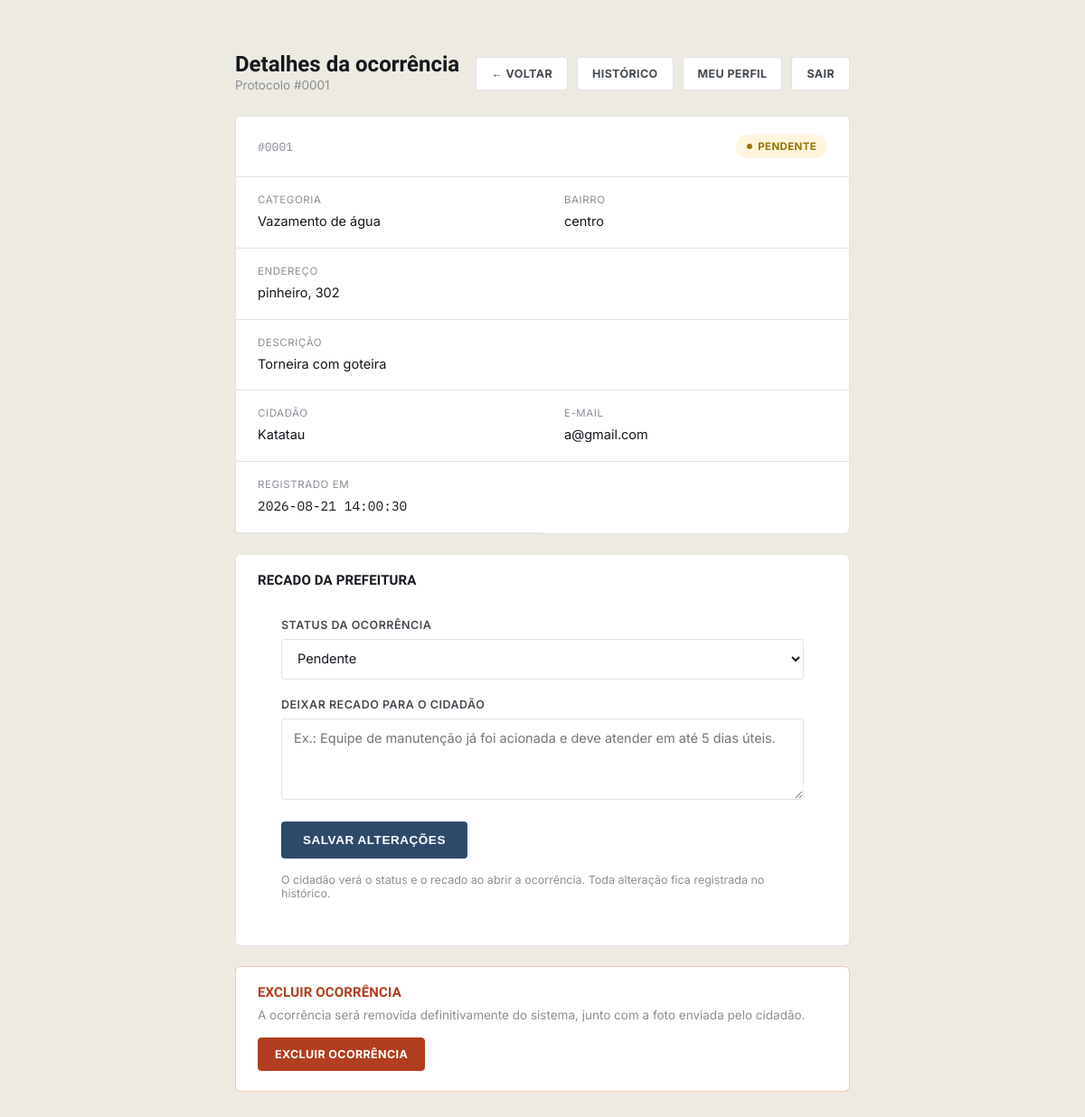
Before: /php/ocorrencia.php?id=1 (signed in) with the older database file.
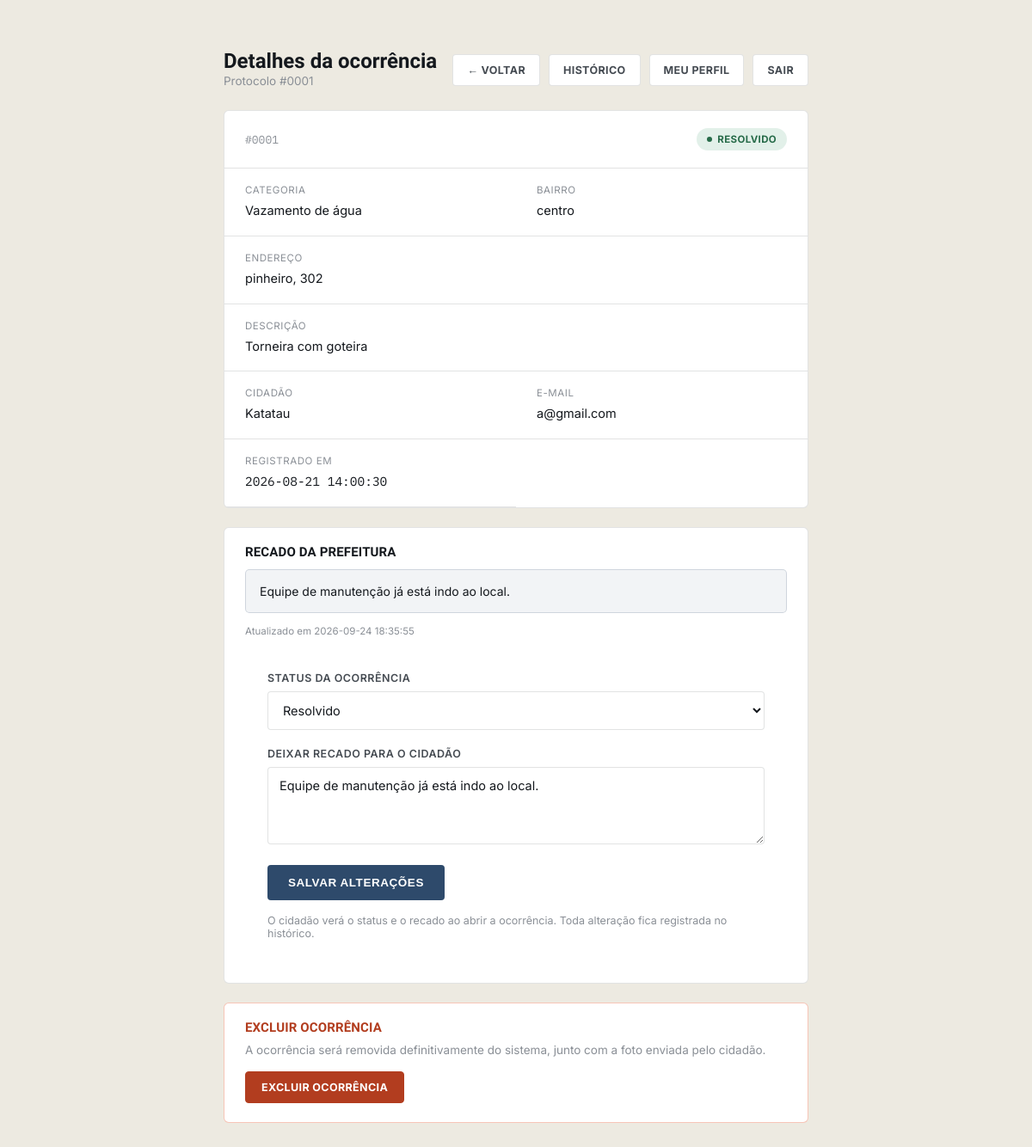
After: the same page with the newer database file.
### tables this page shows
CREATE TABLE `ocorrencias` (
  `id` int(11) NOT NULL,
  `usuario_id` int(11) NOT NULL,
  `categoria` varchar(80) NOT NULL,
  `bairro` varchar(120) NOT NULL,
  `endereco` varchar(200) NOT NULL,
  `descricao` text NOT NULL,
  `foto_path` varchar(255) DEFAULT NULL,
  `status` enum('pendente','em_analise','resolvido') NOT NULL DEFAULT 'pendente',
  `recado_adm` text DEFAULT NULL,
  `recado_atualizado_em` datetime DEFAULT NULL,
  `criado_em` datetime NOT NULL DEFAULT current_timestamp()
);

CREATE TABLE `usuarios` (
  `id` int(11) NOT NULL,
  `nome` varchar(150) NOT NULL,
  `email` varchar(150) NOT NULL,
  `senha_hash` varchar(255) NOT NULL,
  `aceite_lgpd` tinyint(1) NOT NULL DEFAULT 0,
  `criado_em` datetime NOT NULL DEFAULT current_timestamp(),
  `tipo` enum('cidadao','admin') NOT NULL DEFAULT 'cidadao'
);

### php/ocorrencia.php (the view, shortened to what this page needs)
<?php
require __DIR__ . '/config.php';
$ehAdmin = isset($_SESSION['tipo']) && $_SESSION['tipo'] === 'admin';
$voltarHref = $ehAdmin ? 'paineladm.php' : 'painel.php';
$id = isset($_GET['id']) ? (int) $_GET['id'] : 0;
$statusInfo = [
    'pendente'   => ['label' => 'Pendente',   'classe' => 'pendente'],
    'em_analise' => ['label' => 'Em análise', 'classe' => 'analise'],
    'resolvido'  => ['label' => 'Resolvido',  'classe' => 'resolvido'],
];
$stmt = $pdo->prepare('
    SELECT o.*, u.nome AS nome_cidadao, u.email AS email_cidadao
    FROM ocorrencias o
    JOIN usuarios u ON o.usuario_id = u.id
    WHERE o.id = ?
');
$stmt->execute([$id]);
$o = $stmt->fetch();
$info = $statusInfo[$o['status']];
$podeExcluir = $ehAdmin || $o['status'] === 'pendente';
?>
<!DOCTYPE html>
<html lang="pt-BR">
<head>
<link rel="stylesheet" href="../style.css">
</head>
<body style="background:var(--concrete);">
<div class="painel-wrap">
  <div class="painel-top">
    <div>
      <h1>Detalhes da ocorrência</h1>
      <div class="sub">Protocolo #<?= str_pad((string) $o['id'], 4, '0', STR_PAD_LEFT) ?></div>
    </div>
    <div class="painel-actions">
      <a class="btn-line" href="<?= htmlspecialchars($voltarHref) ?>">&larr; Voltar</a>
      <?php if ($ehAdmin): ?>
        <a class="btn-line" href="historico.php?ocorrencia=<?= $o['id'] ?>">Histórico</a>
      <?php endif; ?>
      <a class="btn-line" href="perfil.php">Meu perfil</a>
      <a class="btn-line" href="logout.php">Sair</a>
    </div>
  </div>
  <div class="detail-card">
    <div class="detail-head">
      <span class="proto">#<?= str_pad((string) $o['id'], 4, '0', STR_PAD_LEFT) ?></span>
      <span class="pill <?= $info['classe'] ?>"><?= $info['label'] ?></span>
    </div>
    <div class="detail-grid">
      <div class="detail-item">
        <div class="k">Categoria</div>
        <div class="v"><?= htmlspecialchars($o['categoria']) ?></div>
      </div>
      <div class="detail-item">
        <div class="k">Bairro</div>
        <div class="v"><?= htmlspecialchars($o['bairro']) ?></div>
      </div>
      <div class="detail-item full">
        <div class="k">Endereço</div>
        <div class="v"><?= htmlspecialchars($o['endereco']) ?></div>
      </div>
      <div class="detail-item full">
        <div class="k">Descrição</div>
        <div class="v"><?= nl2br(htmlspecialchars($o['descricao'])) ?></div>
      </div>
      <?php if ($ehAdmin): ?>
        <div class="detail-item">
          <div class="k">Cidadão</div>
          <div class="v"><?= htmlspecialchars($o['nome_cidadao']) ?></div>
        </div>
        <div class="detail-item">
          <div class="k">E-mail</div>
          <div class="v"><?= htmlspecialchars($o['email_cidadao']) ?></div>
        </div>
      <?php endif; ?>
      <div class="detail-item <?= $ehAdmin ? '' : 'full' ?>">
        <div class="k">Registrado em</div>
        <div class="v mono"><?= htmlspecialchars($o['criado_em']) ?></div>
      </div>
    </div>
  </div>
  <div class="recado-box">
    <h2>Recado da prefeitura</h2>
    <?php if (!empty($o['recado_adm'])): ?>
      <div class="recado-atual"><?= nl2br(htmlspecialchars($o['recado_adm'])) ?></div>
      <?php if (!empty($o['recado_atualizado_em'])): ?>
        <div class="recado-data">Atualizado em <?= htmlspecialchars($o['recado_atualizado_em']) ?></div>
      <?php endif; ?>
    <?php elseif (!$ehAdmin): ?>
      <p class="recado-vazio">Nenhum recado deixado pela prefeitura até o momento.</p>
    <?php endif; ?>
    <?php if ($ehAdmin): ?>
      <form class="plain-form" method="POST" action="ocorrencia.php?id=<?= $o['id'] ?>" style="margin-top:<?= empty($o['recado_adm']) ? '0' : '18px' ?>;">
        <div class="field">
          <label for="status">Status da ocorrência</label>
          <select id="status" name="status">
            <?php foreach ($statusInfo as $valor => $infoStatus): ?>
              <option value="<?= htmlspecialchars($valor) ?>" <?= $o['status'] === $valor ? 'selected' : '' ?>><?= htmlspecialchars($infoStatus['label']) ?></option>
            <?php endforeach; ?>
          </select>
        </div>
        <div class="field">
          <label for="recado">Deixar recado para o cidadão</label>
          <textarea id="recado" name="recado" placeholder="Ex.: Equipe de manutenção já foi acionada e deve atender em até 5 dias úteis."><?= htmlspecialchars(isset($o['recado_adm']) ? $o['recado_adm'] : '') ?></textarea>
        </div>
        <div class="submit-row">
          <button class="btn-solid" type="submit">Salvar alterações</button>
          <span class="form-note">O cidadão verá o status e o recado ao abrir a ocorrência. Toda alteração fica registrada no histórico.</span>
        </div>
      </form>
    <?php endif; ?>
  </div>
  <div class="excluir-box">
    <h2>Excluir ocorrência</h2>
    <?php if ($podeExcluir): ?>
      <p>
        <?= $ehAdmin
            ? 'A ocorrência será removida definitivamente do sistema, junto com a foto enviada pelo cidadão.'
            : 'Registrou por engano? Enquanto a prefeitura não começar a análise, você pode excluir esta ocorrência. A ação não pode ser desfeita.' ?>
      </p>
      <form method="POST" action="excluir.php" onsubmit="return confirm('Tem certeza que deseja excluir esta ocorrência? Essa ação não pode ser desfeita.');">
        <button class="btn-excluir" type="submit">Excluir ocorrência</button>
      </form>
    <?php else: ?>
      <p>Esta ocorrência já está em análise pela prefeitura e não pode mais ser excluída.</p>
    <?php endif; ?>
  </div>
</div>
</body>
</html>

### style.css (style rules this page uses)
:root { --asphalt:#14181D; --asphalt-2:#1D242B; --concrete:#EDEAE1; --concrete-2:#E1DCCF; --signal:#FFC53D; --signal-2:#F2A900; --municipal:#2E4A6B; --municipal-2:#3E6591; --alert:#E85A32; --ok:#3E9C6F; --ink:#14181D; --paper:#FBF9F4; --line: rgba(20,24,29,0.12); --line-light: rgba(251,249,244,0.16); }
* { box-sizing:border-box; margin:0; padding:0; }
html { scroll-behavior:smooth; }
body { background:var(--paper); color:var(--ink); font-family:'Inter', sans-serif; -webkit-font-smoothing:antialiased; overflow-x:hidden; }
h1,h2,h3,.display { font-family:'Big Shoulders Display', sans-serif; text-transform:uppercase; letter-spacing:0.01em; line-height:0.92; }
.mono { font-family:'IBM Plex Mono', monospace; }
a { color:inherit; }
.field { margin-bottom:20px; }
.field label { display:block; font-size:12.5px; font-weight:600; text-transform:uppercase; letter-spacing:0.04em; color:#454B52; margin-bottom:8px; }
.field select, .field textarea, .field input { width:100%; border:1px solid var(--line); border-radius:4px; padding:12px 13px; font-family:'Inter', sans-serif; font-size:14.5px; color:var(--ink); background:#fff; }
.field textarea { resize:vertical; min-height:90px; }
.submit-row { display:flex; align-items:center; gap:16px; margin-top:8px; flex-wrap:wrap; }
.btn-solid { background:var(--municipal); color:#fff; border:none; padding:13px 24px; border-radius:4px; font-size:13.5px; font-weight:700; text-transform:uppercase; letter-spacing:0.04em; cursor:pointer; transition:background .2s; }
.form-note { font-size:12.5px; color:#8A8F96; }
.pill { justify-self:start; font-size:11.5px; font-weight:700; text-transform:uppercase; letter-spacing:0.03em; padding:6px 12px; border-radius:20px; display:inline-flex; align-items:center; gap:6px; }
.pill::before { content:''; width:6px; height:6px; border-radius:50%; background:currentColor; }
.pill.resolvido { background:rgba(62,156,111,0.15); color:#276B49; }
.plain-form { padding:22px 26px 28px; }
.pill.pendente { background:rgba(255,197,61,0.18); color:#95740A; }

### php/ocorrencia.php (style rules this page uses)
.painel-wrap { max-width:720px; margin:0 auto; padding:60px 20px; }
.painel-top { display:flex; justify-content:space-between; align-items:center; margin-bottom:26px; flex-wrap:wrap; gap:14px; }
.painel-top h1 { font-size:24px; font-weight:800; text-transform:none; letter-spacing:0; }
.painel-top .sub { font-size:13.5px; color:#8A8F96; margin-top:4px; }
.painel-actions { display:flex; gap:10px; }
.btn-line { border:1px solid var(--line); background:#fff; color:#454B52; padding:10px 16px; border-radius:4px; font-size:12.5px; font-weight:700; text-transform:uppercase; letter-spacing:0.03em; text-decoration:none; }
.detail-card { background:#fff; border:1px solid var(--line); border-radius:6px; overflow:hidden; margin-bottom:22px; }
.detail-head { padding:20px 24px; border-bottom:1px solid var(--line); display:flex; justify-content:space-between; align-items:center; gap:14px; flex-wrap:wrap; }
.detail-head .proto { font-family:'IBM Plex Mono', monospace; font-size:13px; color:#8A8F96; }
.detail-grid { display:grid; grid-template-columns:1fr 1fr; gap:0; }
.detail-item { padding:18px 24px; border-bottom:1px solid var(--line); }
.detail-item.full { grid-column:1 / -1; }
.detail-item .k { font-size:11.5px; text-transform:uppercase; letter-spacing:0.05em; color:#8A8F96; margin-bottom:6px; }
.detail-item .v { font-size:14.5px; color:var(--ink); line-height:1.5; }
.recado-box { background:#fff; border:1px solid var(--line); border-radius:6px; padding:22px 24px; margin-bottom:22px; }
.recado-box h2 { font-size:15px; font-weight:700; margin:0 0 12px; }
.recado-atual { background:rgba(46,74,107,0.06); border:1px solid rgba(46,74,107,0.18); border-radius:5px; padding:14px 16px; font-size:14px; color:var(--ink); line-height:1.55; margin-bottom:14px; white-space:pre-wrap; }
.recado-data { font-size:11.5px; color:#8A8F96; margin-top:8px; }
.excluir-box { background:#fff; border:1px solid rgba(232,90,50,0.35); border-radius:6px; padding:22px 24px; }
.excluir-box h2 { font-size:15px; font-weight:700; margin:0 0 8px; color:#B23D1F; }
.excluir-box p { font-size:13.5px; color:#8A8F96; line-height:1.55; margin:0 0 14px; }
.btn-excluir { border:1px solid #B23D1F; background:#B23D1F; color:#fff; padding:10px 18px; border-radius:4px; font-size:12.5px; font-weight:700; text-transform:uppercase; letter-spacing:0.03em; cursor:pointer; font-family:'Inter', sans-serif; }

Changed rows visible on the page:
changed ocorrencias "Vazamento de água": status "PENDENTE" → "RESOLVIDO"; recado_adm (not shown) → "Equipe de manutenção já está indo ao local."; recado_atualizado_em (not shown) → "2026-09-24 18:35:55"; status "Pendente" → "Resolvido"; recado (not shown) → "Equipe de manutenção já está indo ao local."
Other visible differences:
text now shown: "Atualizado em"
